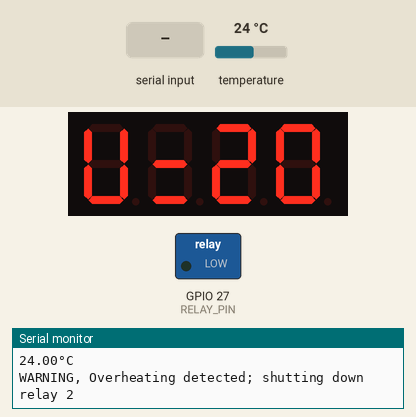
Bench run of a sketch on a simulated ESP32. On the bench: 4-digit seven-segment display, switched loads named in the sketch (green lamp = pin HIGH), the last lines printed to the serial monitor. The inputs (shaded band) are chosen by the test bench; at power-on: temperature 24 °C. Nothing arrives over Bluetooth unless stated.

Above: at 5.4 s.
At 11.4 s:
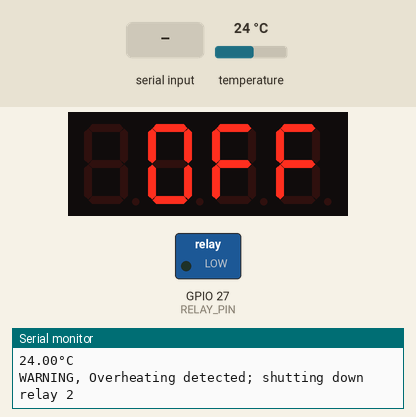
11.5 s: temperature set to 19.3 °C
21.7 s: temperature set to 18.3 °C
At 31.8 s:
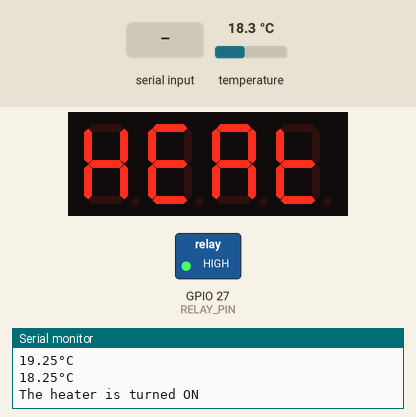
35.7 s: "RESET" received over the second serial link
At 47.1 s:
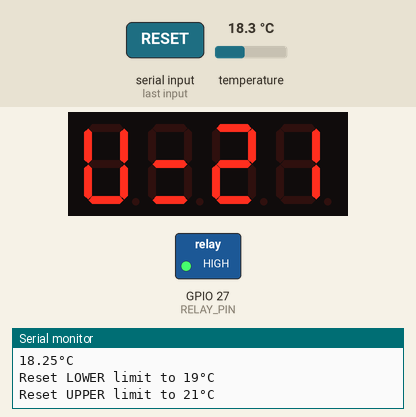
48.9 s: temperature set to 20.6 °C
At 57.8 s:
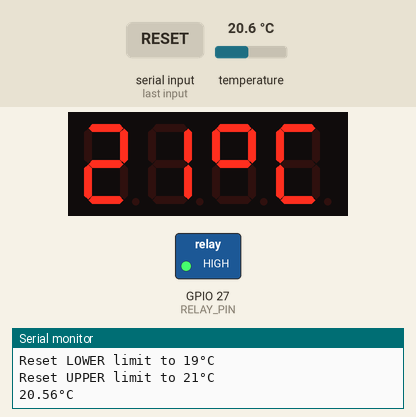
59.1 s: temperature set to 21.6 °C
At 65.3 s:
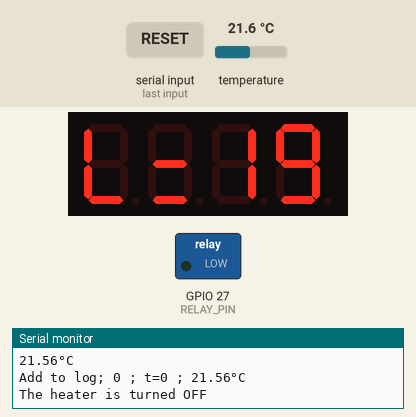
72.4 s: "U" received over the second serial link
Timing chart, 0 to 75.4 s (numbered marks = the images above; inputs shaded):
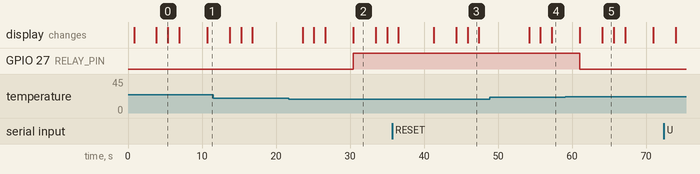

The sketch:

ESP32_bluetooth_Thermostat.ino
```cpp
// Bluetooth Thermostat using the ESP32 WROOM32
// use the app "Serial Bluetooth Terminal" to control the thermostat; send the text 'help' for options
// October 2021, Anne de Jong

#include <OneWire.h>
#include <DallasTemperature.h>
#include <BluetoothSerial.h>
#include <TM1637Display.h>


int TEMP_THRESHOLD_LOWER = 19; // upper threshold of temperature
int TEMP_THRESHOLD_UPPER = 20; // lower threshold of temperature
int TEMP_SAVE = 3 ;  // Overheat protection; TEMP_THRESHOLD_UPPER + TEMP_SAVE

; // UPPER value for the second relay to prevent overheating is relay 1 would fail
String HEATER_STATUS = "OFF";

int LOG_INTERVAL = 60 ;// log sample time in seconds
unsigned long LastLogMillis ;
unsigned long LastShutdown ;
const int LOG_COUNT_MAX = 20000  ;
float logValues[LOG_COUNT_MAX] ;
int logCount = 0 ;

// PIN CONNECTIONS
const int CLK = 18;         // Set the CLK pin connection to the display
const int DIO = 19;         // Se  t the DIO pin connection to the display
const int RELAY_PIN = 27;   // ESP32 pin connected to relay KY-019 of EZ-Delivery
const int oneWireBus = 21;  // GPIO 21 pin is used to read the data from the DS18B20 (yellow wire)


// Digital thermometer
OneWire oneWire(oneWireBus); // Setup a oneWire instance to communicate with any OneWire DS18B20
DallasTemperature sensors(&oneWire); // Pass our oneWire reference to Dallas Temperature sensor

// WROOM32 Bluetooth
BluetoothSerial SerialBT;

// 4 x 7 Digit display
TM1637Display display(CLK, DIO); //set up the 4-Digit Display.

// Create degree Celsius symbol:
const uint8_t celsius[] = {
  SEG_A | SEG_B | SEG_F | SEG_G,  // Circle
  SEG_A | SEG_D | SEG_E | SEG_F   // C
};
const uint8_t HEAT[] = {
  SEG_B | SEG_C | SEG_E | SEG_F | SEG_G, // H
  SEG_A | SEG_D | SEG_E | SEG_F | SEG_G, // E
  SEG_A | SEG_B | SEG_C | SEG_E | SEG_F | SEG_G, // A
  SEG_D | SEG_E | SEG_F | SEG_G   // T
};
const uint8_t OFF[] = {
  SEG_A | SEG_B | SEG_C | SEG_D | SEG_E | SEG_F, // O
  SEG_A | SEG_E | SEG_F | SEG_G, // F
  SEG_A | SEG_E | SEG_F | SEG_G // F
};
const uint8_t UPPER[] = {
  SEG_B | SEG_C | SEG_D | SEG_E | SEG_F, // U
  SEG_D | SEG_G // =
};
const uint8_t LOWER[] = {
  SEG_D | SEG_E | SEG_F, // L
  SEG_D | SEG_G // =
};


void setup() {
  Serial.begin(9600); // Start the Serial Monitor
  SerialBT.begin("ESP32thermostat"); //Bluetooth device name
  display.setBrightness(1); //set the TM1637 diplay to maximum brightness = 0x0a
  sensors.begin(); // Start the DS18B20 sensor
  pinMode(RELAY_PIN, OUTPUT);

  Serial.print("Heap size ");
  Serial.println(ESP.getFreeHeap());

  LastLogMillis = millis();  //initial start time
  LastShutdown  = millis();  //initial start time
}

void myprint(String str) {
  SerialBT.println(str);
  Serial.println(str);

}

void help() {
  myprint("[U23 or u23], set UPPER limit to 23°C");
  myprint("[L20 or l20], set LOWER limit to 20°C");
  myprint("[S4 or s4], set SAVE limit to UPPER + 2°C");
  myprint("[I60 or i60 or logI60 or logi60], set log interval to 60 seconds");
  myprint("[log], show all logged values");
  myprint("[logReset or logreset], restart logging data");
  myprint("[limits], show current limits and relay status");
  myprint("[status], show current limits and relay status");
  myprint("[relay], show current limits and relay status");
  myprint("[reset], reset upper and lower limit");
  myprint("[help], print this help");
  myprint("All input is not case sensitive");
  myprint("---- Script written by Anne de Jong ----");
}

void Limits() {
  myprint("Current LOWER limit = "+String(TEMP_THRESHOLD_LOWER)+ "°C");
  myprint("Current UPPER limit = "+String(TEMP_THRESHOLD_UPPER)+ "°C");
  if (HEATER_STATUS == "ON") {
     myprint("The heater is turned ON"); }
  else {myprint("The heater is turned OFF");}
}

void ResetLimits() {
  TEMP_THRESHOLD_UPPER = 21;
  TEMP_THRESHOLD_LOWER = 19;
  myprint("Reset LOWER limit to "+String(TEMP_THRESHOLD_LOWER)+ "°C");
  myprint("Reset UPPER limit to "+String(TEMP_THRESHOLD_UPPER)+ "°C");

}

void SetNewValues(String Query) {
    if(Query.indexOf("U") == 0 ) {   // e.g., u33
      Query.remove(0,1);
      int QueryVal = Query.toInt();
      if (QueryVal!=0 && QueryVal>TEMP_THRESHOLD_LOWER) {
          myprint("New UPPER limit = "+String(QueryVal)+ "°C");
          TEMP_THRESHOLD_UPPER = QueryVal;
        } else {
          myprint("ERROR: UPPER should be higher than LOWER limit") ;
        }
    }
    if(Query.indexOf("L") == 0 ) {   // e.g., L28
      Query.remove(0,1);
      int QueryVal = Query.toInt();
      if (QueryVal!=0 && QueryVal<TEMP_THRESHOLD_UPPER) {
        myprint("New LOWER limit = "+String(QueryVal)+ "°C");
        TEMP_THRESHOLD_LOWER = QueryVal;
        } else {
          myprint("ERROR: UPPER should be higher than LOWER limit") ;
        }
     }
     if(Query.indexOf("I") == 0 ) {   // e.g., i60  set log interval
      Query.remove(0,1);
      int QueryVal = Query.toInt();
      if (QueryVal>5 && QueryVal<3601) {
        myprint("New Log Interval = "+String(QueryVal)+ " seconds");
        LOG_INTERVAL = QueryVal;
        } else {
          myprint("ERROR: Log interval should be between 6 and 3600 seconds") ;
        }
     }

}


void logTemperature(float temperature) {  // add value to the log array
  if (millis() - LastLogMillis > 1000*LOG_INTERVAL) {
    myprint("Add to log; "+ String(logCount) + " ; t=" + String(logCount*LOG_INTERVAL) + " ; " + String(temperature) +"°C");
    logValues[logCount] = temperature ;
    logCount += 1 ;
    LastLogMillis = millis();
  }
}

void logShow() {  // show the log
  myprint("ID,Seconds,Minutes,Hours,Temp/°C");
  for (int i=0; i<logCount; i++) {
    myprint(String(i) + "\t" +String(i*LOG_INTERVAL)+ "\t" +String(i*LOG_INTERVAL/60)+ "\t" +String(i*LOG_INTERVAL/3600) + "\t" + String(logValues[i]));
  }
}


void loop() {
  // read the temperature
  sensors.requestTemperatures();
  float temperature = sensors.getTempCByIndex(0);
  myprint(String(temperature)+"°C");

  logTemperature(temperature) ;


  // Tijdelijke oplossing reset heater: 1x per 3600 seconds, 5 seconds off
  if (millis() - LastShutdown > 1000*3600) {
    myprint("RESET: Power OFF for 5 seconds");
    digitalWrite(RELAY_PIN, LOW); // turn OFF
    HEATER_STATUS == "OFF" ;
    LastShutdown = millis();
    delay(5000) ;
  }

  // send temperature data via Bluetooth
  if (SerialBT.available()) {
    // Read new limits from BT; U or u for Upper L or l for Lower; e.g.,  U33 or L21
    String BTquery=SerialBT.readString();
    BTquery.toUpperCase();
    BTquery.trim();
    if (BTquery == "RESET" ) { ResetLimits(); }
    else if (BTquery == "HELP" ) { help(); }
    else if (BTquery == "LOG" ) { logShow(); }
    else if (BTquery == "LOGRESET" ) { logCount=0; }
    else if (BTquery == "LIMITS" | BTquery == "STATUS" | BTquery == "RELAY" ) { Limits(); }
    else { SetNewValues(BTquery); }  // Upper, Lower and log Inteval
  }

  // Switch relay ON or OFF
  if(temperature < TEMP_THRESHOLD_LOWER){
    if (HEATER_STATUS == "OFF") {myprint("The heater is turned ON"); }
    digitalWrite(RELAY_PIN, HIGH); // turn on
    display.setSegments(HEAT, 4, 0);
    HEATER_STATUS = "ON" ;
  } else if(temperature > TEMP_THRESHOLD_UPPER){
    if (HEATER_STATUS == "ON") {myprint("The heater is turned OFF"); }
    digitalWrite(RELAY_PIN, LOW); // turn OFF
    display.clear();
    display.setSegments(OFF, 3, 1);
    HEATER_STATUS = "OFF" ;
  }
  if(temperature > TEMP_THRESHOLD_UPPER + TEMP_SAVE){
    myprint("WARNING, Overheating detected; shutting down relay 2");
  }
  delay(3000);


  // Show info on the TMP1637 display
  display.showNumberDec(TEMP_THRESHOLD_LOWER, false, 2, 2);  // number, leading_zeros, length, position
  display.setSegments(LOWER, 2, 0);
  delay(1500);
  display.showNumberDec(TEMP_THRESHOLD_UPPER, false, 2, 2);  // number, leading_zeros, length, position
  display.setSegments(UPPER, 2, 0);
  delay(1500);
  display.showNumberDec(round(temperature), false, 2, 0);
  display.setSegments(celsius, 2, 2);
  delay(3000);

}
```

Measured:
- the behaviour switches between 19 and 18.9 °C on temperature (found by bisection; images 1 and 2)
- the behaviour switches between 21 and 21.1 °C on temperature (found by bisection; images 4 and 5)
- after the input at 21.7 s, GPIO 27 (RELAY_PIN): LOW → HIGH after 8.7 s; the display: first differs from a run without the input after 8.7 s (image 2)
- after the input at 59.1 s, GPIO 27 (RELAY_PIN): HIGH → LOW after 1.9 s; the display: first changes after 2.0 s (image 5 shows a later state)
- what the display in image 0 shows lasts 1.5 s, from 5.4 s to 6.9 s
- what the display in image 2 shows lasts 3.1 s, from 30.4 s to 33.5 s
